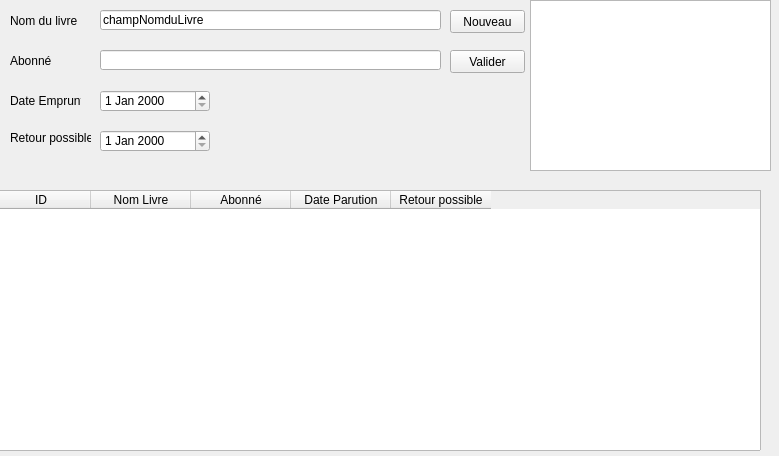
<?xml version="1.0" encoding="UTF-8"?>
<ui version="4.0">
 <class>enregistrelivres</class>
 <widget class="QWidget" name="enregistrelivres">
  <property name="geometry">
   <rect>
    <x>0</x>
    <y>0</y>
    <width>779</width>
    <height>456</height>
   </rect>
  </property>
  <property name="focusPolicy">
   <enum>Qt::TabFocus</enum>
  </property>
  <property name="windowTitle">
   <string>Interface d'enregistrement des livres</string>
  </property>
  <widget class="QLineEdit" name="SAICodeduLivre">
   <property name="geometry">
    <rect>
     <x>100</x>
     <y>10</y>
     <width>341</width>
     <height>20</height>
    </rect>
   </property>
   <property name="focusPolicy">
    <enum>Qt::WheelFocus</enum>
   </property>
   <property name="text">
    <string>champNomduLivre</string>
   </property>
  </widget>
  <widget class="QLabel" name="DateEmprunt">
   <property name="geometry">
    <rect>
     <x>10</x>
     <y>90</y>
     <width>71</width>
     <height>21</height>
    </rect>
   </property>
   <property name="text">
    <string>Date Emprunt</string>
   </property>
  </widget>
  <widget class="QTableWidget" name="TableLivres">
   <property name="geometry">
    <rect>
     <x>-10</x>
     <y>190</y>
     <width>771</width>
     <height>261</height>
    </rect>
   </property>
   <column>
    <property name="text">
     <string>ID</string>
    </property>
   </column>
   <column>
    <property name="text">
     <string>Nom Livre</string>
    </property>
   </column>
   <column>
    <property name="text">
     <string>Abonné</string>
    </property>
   </column>
   <column>
    <property name="text">
     <string>Date Parution</string>
    </property>
   </column>
   <column>
    <property name="text">
     <string>Retour possible</string>
    </property>
   </column>
  </widget>
  <widget class="QLabel" name="Nomdulivre">
   <property name="geometry">
    <rect>
     <x>10</x>
     <y>10</y>
     <width>71</width>
     <height>21</height>
    </rect>
   </property>
   <property name="text">
    <string>Nom du livre</string>
   </property>
  </widget>
  <widget class="QLabel" name="Abonne">
   <property name="geometry">
    <rect>
     <x>10</x>
     <y>50</y>
     <width>71</width>
     <height>21</height>
    </rect>
   </property>
   <property name="text">
    <string>Abonné</string>
   </property>
  </widget>
  <widget class="QLineEdit" name="champNomAnonne">
   <property name="geometry">
    <rect>
     <x>100</x>
     <y>50</y>
     <width>341</width>
     <height>20</height>
    </rect>
   </property>
   <property name="focusPolicy">
    <enum>Qt::ClickFocus</enum>
   </property>
  </widget>
  <widget class="QPushButton" name="BTNValider">
   <property name="geometry">
    <rect>
     <x>450</x>
     <y>50</y>
     <width>75</width>
     <height>23</height>
    </rect>
   </property>
   <property name="text">
    <string>Valider</string>
   </property>
  </widget>
  <widget class="QPushButton" name="BTNNouveau">
   <property name="geometry">
    <rect>
     <x>450</x>
     <y>10</y>
     <width>75</width>
     <height>23</height>
    </rect>
   </property>
   <property name="text">
    <string>Nouveau</string>
   </property>
  </widget>
  <widget class="QTextBrowser" name="infolivre">
   <property name="geometry">
    <rect>
     <x>530</x>
     <y>0</y>
     <width>241</width>
     <height>171</height>
    </rect>
   </property>
  </widget>
  <widget class="QLabel" name="RetourPosible">
   <property name="geometry">
    <rect>
     <x>10</x>
     <y>130</y>
     <width>81</width>
     <height>16</height>
    </rect>
   </property>
   <property name="text">
    <string>Retour possible</string>
   </property>
  </widget>
  <widget class="QDateEdit" name="dateEdit">
   <property name="geometry">
    <rect>
     <x>100</x>
     <y>90</y>
     <width>110</width>
     <height>22</height>
    </rect>
   </property>
  </widget>
  <widget class="QDateEdit" name="dateEdit_2">
   <property name="geometry">
    <rect>
     <x>100</x>
     <y>130</y>
     <width>110</width>
     <height>22</height>
    </rect>
   </property>
  </widget>
 </widget>
 <resources/>
 <connections/>
</ui>
